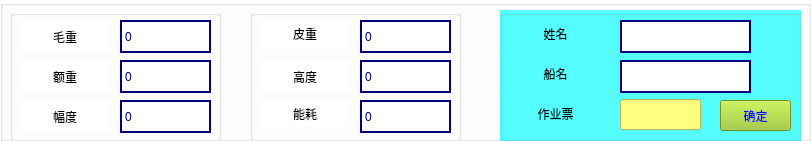
  <widget class="QGroupBox" name="groupBox_4">
   <property name="geometry">
    <rect>
     <x>-10</x>
     <y>220</y>
     <width>811</width>
     <height>141</height>
    </rect>
   </property>
   <property name="styleSheet">
    <string notr="true">background-color: rgb(255, 255, 255);</string>
   </property>
   <property name="title">
    <string/>
   </property>
   <widget class="QGroupBox" name="groupBox">
    <property name="geometry">
     <rect>
      <x>10</x>
      <y>10</y>
      <width>211</width>
      <height>131</height>
     </rect>
    </property>
    <widget class="QLabel" name="label_32">
     <property name="geometry">
      <rect>
       <x>10</x>
       <y>10</y>
       <width>90</width>
       <height>33</height>
      </rect>
     </property>
     <property name="minimumSize">
      <size>
       <width>90</width>
       <height>0</height>
      </size>
     </property>
     <property name="maximumSize">
      <size>
       <width>140</width>
       <height>16777215</height>
      </size>
     </property>
     <property name="styleSheet">
      <string notr="true">font: 75 24pt &quot;黑体&quot;;
color: rgb(0, 0, 0);</string>
     </property>
     <property name="text">
      <string>毛重</string>
     </property>
     <property name="alignment">
      <set>Qt::AlignCenter</set>
     </property>
    </widget>
    <widget class="QLabel" name="label_33">
     <property name="geometry">
      <rect>
       <x>10</x>
       <y>50</y>
       <width>90</width>
       <height>33</height>
      </rect>
     </property>
     <property name="minimumSize">
      <size>
       <width>90</width>
       <height>0</height>
      </size>
     </property>
     <property name="maximumSize">
      <size>
       <width>140</width>
       <height>16777215</height>
      </size>
     </property>
     <property name="styleSheet">
      <string notr="true">font: 75 24pt &quot;黑体&quot;;
color: rgb(0, 0, 0);</string>
     </property>
     <property name="text">
      <string>额重</string>
     </property>
     <property name="alignment">
      <set>Qt::AlignCenter</set>
     </property>
    </widget>
    <widget class="QLabel" name="label_34">
     <property name="geometry">
      <rect>
       <x>10</x>
       <y>90</y>
       <width>90</width>
       <height>33</height>
      </rect>
     </property>
     <property name="minimumSize">
      <size>
       <width>90</width>
       <height>0</height>
      </size>
     </property>
     <property name="maximumSize">
      <size>
       <width>140</width>
       <height>16777215</height>
      </size>
     </property>
     <property name="styleSheet">
      <string notr="true">font: 75 24pt &quot;黑体&quot;;
color: rgb(0, 0, 0);</string>
     </property>
     <property name="text">
      <string>幅度</string>
     </property>
     <property name="alignment">
      <set>Qt::AlignCenter</set>
     </property>
    </widget>
    <widget class="QLabel" name="RoughWeightLab">
     <property name="geometry">
      <rect>
       <x>110</x>
       <y>10</y>
       <width>91</width>
       <height>33</height>
      </rect>
     </property>
     <property name="sizePolicy">
      <sizepolicy hsizetype="Expanding" vsizetype="Preferred">
       <horstretch>0</horstretch>
       <verstretch>0</verstretch>
      </sizepolicy>
     </property>
     <property name="minimumSize">
      <size>
       <width>0</width>
       <height>0</height>
      </size>
     </property>
     <property name="maximumSize">
      <size>
       <width>180</width>
       <height>16777215</height>
      </size>
     </property>
     <property name="styleSheet">
      <string notr="true">font: 75 24pt &quot;黑体&quot;;
color: rgb(0, 0, 127);
border-color: rgb(255, 255, 255);
background-color: rgb(255, 255, 255);</string>
     </property>
     <property name="frameShape">
      <enum>QFrame::WinPanel</enum>
     </property>
     <property name="text">
      <string>0</string>
     </property>
    </widget>
    <widget class="QLabel" name="RangeLab">
     <property name="geometry">
      <rect>
       <x>110</x>
       <y>90</y>
       <width>91</width>
       <height>33</height>
      </rect>
     </property>
     <property name="sizePolicy">
      <sizepolicy hsizetype="Expanding" vsizetype="Preferred">
       <horstretch>0</horstretch>
       <verstretch>0</verstretch>
      </sizepolicy>
     </property>
     <property name="minimumSize">
      <size>
       <width>0</width>
       <height>0</height>
      </size>
     </property>
     <property name="maximumSize">
      <size>
       <width>180</width>
       <height>16777215</height>
      </size>
     </property>
     <property name="styleSheet">
      <string notr="true">font: 75 24pt &quot;黑体&quot;;
color: rgb(0, 0, 127);
border-color: rgb(255, 255, 255);
background-color: rgb(255, 255, 255);</string>
     </property>
     <property name="frameShape">
      <enum>QFrame::WinPanel</enum>
     </property>
     <property name="text">
      <string>0</string>
     </property>
    </widget>
    <widget class="QLabel" name="RatedWeightLab">
     <property name="geometry">
      <rect>
       <x>110</x>
       <y>50</y>
       <width>91</width>
       <height>33</height>
      </rect>
     </property>
     <property name="sizePolicy">
      <sizepolicy hsizetype="Expanding" vsizetype="Preferred">
       <horstretch>0</horstretch>
       <verstretch>0</verstretch>
      </sizepolicy>
     </property>
     <property name="minimumSize">
      <size>
       <width>0</width>
       <height>0</height>
      </size>
     </property>
     <property name="maximumSize">
      <size>
       <width>180</width>
       <height>16777215</height>
      </size>
     </property>
     <property name="styleSheet">
      <string notr="true">font: 75 24pt &quot;黑体&quot;;
color: rgb(0, 0, 127);
border-color: rgb(255, 255, 255);
background-color: rgb(255, 255, 255);</string>
     </property>
     <property name="frameShape">
      <enum>QFrame::WinPanel</enum>
     </property>
     <property name="text">
      <string>0</string>
     </property>
    </widget>
   </widget>
   <widget class="QGroupBox" name="groupBox">
    <property name="geometry">
     <rect>
      <x>250</x>
      <y>10</y>
      <width>211</width>
      <height>131</height>
     </rect>
    </property>
    <widget class="QLabel" name="label_47">
     <property name="geometry">
      <rect>
       <x>10</x>
       <y>10</y>
       <width>90</width>
       <height>28</height>
      </rect>
     </property>
     <property name="minimumSize">
      <size>
       <width>90</width>
       <height>0</height>
      </size>
     </property>
     <property name="maximumSize">
      <size>
       <width>140</width>
       <height>16777215</height>
      </size>
     </property>
     <property name="styleSheet">
      <string notr="true">font: 75 24pt &quot;黑体&quot;;
color: rgb(0, 0, 0);</string>
     </property>
     <property name="text">
      <string>皮重</string>
     </property>
     <property name="alignment">
      <set>Qt::AlignCenter</set>
     </property>
    </widget>
    <widget class="QLabel" name="label_48">
     <property name="geometry">
      <rect>
       <x>10</x>
       <y>90</y>
       <width>90</width>
       <height>27</height>
      </rect>
     </property>
     <property name="minimumSize">
      <size>
       <width>90</width>
       <height>0</height>
      </size>
     </property>
     <property name="maximumSize">
      <size>
       <width>140</width>
       <height>16777215</height>
      </size>
     </property>
     <property name="styleSheet">
      <string notr="true">font: 75 24pt &quot;黑体&quot;;
color: rgb(0, 0, 0);</string>
     </property>
     <property name="text">
      <string>能耗</string>
     </property>
     <property name="alignment">
      <set>Qt::AlignCenter</set>
     </property>
    </widget>
    <widget class="QLabel" name="label_36">
     <property name="geometry">
      <rect>
       <x>10</x>
       <y>50</y>
       <width>90</width>
       <height>33</height>
      </rect>
     </property>
     <property name="minimumSize">
      <size>
       <width>90</width>
       <height>0</height>
      </size>
     </property>
     <property name="maximumSize">
      <size>
       <width>140</width>
       <height>16777215</height>
      </size>
     </property>
     <property name="styleSheet">
      <string notr="true">font: 75 24pt &quot;黑体&quot;;
color: rgb(0, 0, 0);</string>
     </property>
     <property name="text">
      <string>高度</string>
     </property>
     <property name="alignment">
      <set>Qt::AlignCenter</set>
     </property>
    </widget>
    <widget class="QLabel" name="EmptyWeightLab">
     <property name="geometry">
      <rect>
       <x>110</x>
       <y>10</y>
       <width>91</width>
       <height>33</height>
      </rect>
     </property>
     <property name="sizePolicy">
      <sizepolicy hsizetype="Expanding" vsizetype="Preferred">
       <horstretch>0</horstretch>
       <verstretch>0</verstretch>
      </sizepolicy>
     </property>
     <property name="minimumSize">
      <size>
       <width>0</width>
       <height>0</height>
      </size>
     </property>
     <property name="maximumSize">
      <size>
       <width>180</width>
       <height>16777215</height>
      </size>
     </property>
     <property name="styleSheet">
      <string notr="true">font: 75 24pt &quot;黑体&quot;;
color: rgb(0, 0, 127);
border-color: rgb(255, 255, 255);
background-color: rgb(255, 255, 255);</string>
     </property>
     <property name="frameShape">
      <enum>QFrame::WinPanel</enum>
     </property>
     <property name="frameShadow">
      <enum>QFrame::Plain</enum>
     </property>
     <property name="text">
      <string>0</string>
     </property>
    </widget>
    <widget class="QLabel" name="HeightLab">
     <property name="geometry">
      <rect>
       <x>110</x>
       <y>50</y>
       <width>91</width>
       <height>33</height>
      </rect>
     </property>
     <property name="sizePolicy">
      <sizepolicy hsizetype="Expanding" vsizetype="Preferred">
       <horstretch>0</horstretch>
       <verstretch>0</verstretch>
      </sizepolicy>
     </property>
     <property name="minimumSize">
      <size>
       <width>0</width>
       <height>0</height>
      </size>
     </property>
     <property name="maximumSize">
      <size>
       <width>180</width>
       <height>16777215</height>
      </size>
     </property>
     <property name="styleSheet">
      <string notr="true">font: 75 24pt &quot;黑体&quot;;
color: rgb(0, 0, 127);
border-color: rgb(255, 255, 255);
background-color: rgb(255, 255, 255);</string>
     </property>
     <property name="frameShape">
      <enum>QFrame::WinPanel</enum>
     </property>
     <property name="text">
      <string>0</string>
     </property>
    </widget>
    <widget class="QLabel" name="EnergyLab">
     <property name="geometry">
      <rect>
       <x>110</x>
       <y>90</y>
       <width>91</width>
       <height>33</height>
      </rect>
     </property>
     <property name="sizePolicy">
      <sizepolicy hsizetype="Expanding" vsizetype="Preferred">
       <horstretch>0</horstretch>
       <verstretch>0</verstretch>
      </sizepolicy>
     </property>
     <property name="minimumSize">
      <size>
       <width>0</width>
       <height>0</height>
      </size>
     </property>
     <property name="maximumSize">
      <size>
       <width>180</width>
       <height>16777215</height>
      </size>
     </property>
     <property name="styleSheet">
      <string notr="true">font: 75 24pt &quot;黑体&quot;;
color: rgb(0, 0, 127);
border-color: rgb(255, 255, 255);
background-color: rgb(255, 255, 255);</string>
     </property>
     <property name="frameShape">
      <enum>QFrame::WinPanel</enum>
     </property>
     <property name="text">
      <string>0</string>
     </property>
    </widget>
   </widget>
   <widget class="QGroupBox" name="groupBox">
    <property name="geometry">
     <rect>
      <x>500</x>
      <y>10</y>
      <width>301</width>
      <height>131</height>
     </rect>
    </property>
    <property name="styleSheet">
     <string notr="true">background-color: rgb(85, 255, 255);</string>
    </property>
    <widget class="QLabel" name="label_40">
     <property name="geometry">
      <rect>
       <x>10</x>
       <y>90</y>
       <width>91</width>
       <height>27</height>
      </rect>
     </property>
     <property name="sizePolicy">
      <sizepolicy hsizetype="Minimum" vsizetype="Fixed">
       <horstretch>0</horstretch>
       <verstretch>0</verstretch>
      </sizepolicy>
     </property>
     <property name="minimumSize">
      <size>
       <width>0</width>
       <height>0</height>
      </size>
     </property>
     <property name="maximumSize">
      <size>
       <width>140</width>
       <height>16777215</height>
      </size>
     </property>
     <property name="styleSheet">
      <string notr="true">font: 75 24pt &quot;黑体&quot;;
color: rgb(0, 0, 0);</string>
     </property>
     <property name="text">
      <string>作业票</string>
     </property>
     <property name="alignment">
      <set>Qt::AlignCenter</set>
     </property>
    </widget>
    <widget class="QLabel" name="label_31">
     <property name="geometry">
      <rect>
       <x>10</x>
       <y>10</y>
       <width>91</width>
       <height>27</height>
      </rect>
     </property>
     <property name="sizePolicy">
      <sizepolicy hsizetype="Minimum" vsizetype="Fixed">
       <horstretch>0</horstretch>
       <verstretch>0</verstretch>
      </sizepolicy>
     </property>
     <property name="minimumSize">
      <size>
       <width>0</width>
       <height>0</height>
      </size>
     </property>
     <property name="maximumSize">
      <size>
       <width>140</width>
       <height>16777215</height>
      </size>
     </property>
     <property name="styleSheet">
      <string notr="true">font: 75 24pt &quot;黑体&quot;;
color: rgb(0, 0, 0);</string>
     </property>
     <property name="text">
      <string>姓名</string>
     </property>
     <property name="alignment">
      <set>Qt::AlignCenter</set>
     </property>
    </widget>
    <widget class="QLabel" name="label_39">
     <property name="geometry">
      <rect>
       <x>10</x>
       <y>50</y>
       <width>91</width>
       <height>27</height>
      </rect>
     </property>
     <property name="sizePolicy">
      <sizepolicy hsizetype="Minimum" vsizetype="Fixed">
       <horstretch>0</horstretch>
       <verstretch>0</verstretch>
      </sizepolicy>
     </property>
     <property name="minimumSize">
      <size>
       <width>0</width>
       <height>0</height>
      </size>
     </property>
     <property name="maximumSize">
      <size>
       <width>140</width>
       <height>16777215</height>
      </size>
     </property>
     <property name="styleSheet">
      <string notr="true">font: 75 24pt &quot;黑体&quot;;
color: rgb(0, 0, 0);</string>
     </property>
     <property name="text">
      <string>船名</string>
     </property>
     <property name="alignment">
      <set>Qt::AlignCenter</set>
     </property>
    </widget>
    <widget class="QLabel" name="DriverNameLab">
     <property name="geometry">
      <rect>
       <x>120</x>
       <y>10</y>
       <width>131</width>
       <height>33</height>
      </rect>
     </property>
     <property name="sizePolicy">
      <sizepolicy hsizetype="Expanding" vsizetype="Preferred">
       <horstretch>0</horstretch>
       <verstretch>0</verstretch>
      </sizepolicy>
     </property>
     <property name="minimumSize">
      <size>
       <width>0</width>
       <height>0</height>
      </size>
     </property>
     <property name="maximumSize">
      <size>
       <width>180</width>
       <height>16777215</height>
      </size>
     </property>
     <property name="styleSheet">
      <string notr="true">font: 75 24pt &quot;黑体&quot;;
color: rgb(0, 0, 127);
border-color: rgb(255, 255, 255);
background-color: rgb(255, 255, 255);</string>
     </property>
     <property name="frameShape">
      <enum>QFrame::WinPanel</enum>
     </property>
     <property name="frameShadow">
      <enum>QFrame::Plain</enum>
     </property>
     <property name="text">
      <string/>
     </property>
    </widget>
    <widget class="QLabel" name="ShipName">
     <property name="geometry">
      <rect>
       <x>120</x>
       <y>50</y>
       <width>131</width>
       <height>33</height>
      </rect>
     </property>
     <property name="sizePolicy">
      <sizepolicy hsizetype="Expanding" vsizetype="Preferred">
       <horstretch>0</horstretch>
       <verstretch>0</verstretch>
      </sizepolicy>
     </property>
     <property name="minimumSize">
      <size>
       <width>0</width>
       <height>0</height>
      </size>
     </property>
     <property name="maximumSize">
      <size>
       <width>180</width>
       <height>16777215</height>
      </size>
     </property>
     <property name="styleSheet">
      <string notr="true">font: 75 24pt &quot;黑体&quot;;
color: rgb(0, 0, 127);
border-color: rgb(255, 255, 255);
background-color: rgb(255, 255, 255);</string>
     </property>
     <property name="frameShape">
      <enum>QFrame::WinPanel</enum>
     </property>
     <property name="text">
      <string/>
     </property>
    </widget>
    <widget class="QLineEdit" name="WorkNum">
     <property name="geometry">
      <rect>
       <x>120</x>
       <y>89</y>
       <width>81</width>
       <height>31</height>
      </rect>
     </property>
     <property name="styleSheet">
      <string notr="true">background-color: rgb(255, 255, 127);
font: 75 24pt &quot;黑体&quot;;</string>
     </property>
     <property name="echoMode">
      <enum>QLineEdit::Normal</enum>
     </property>
    </widget>
    <widget class="QPushButton" name="ManInputBtn">
     <property name="geometry">
      <rect>
       <x>220</x>
       <y>90</y>
       <width>71</width>
       <height>31</height>
      </rect>
     </property>
     <property name="styleSheet">
      <string notr="true">font: 75 22pt &quot;黑体&quot;;
background-color: rgb(155, 200, 40);
color: rgb(0, 0, 255);</string>
     </property>
     <property name="text">
      <string>确定</string>
     </property>
    </widget>
   </widget>
  </widget>
